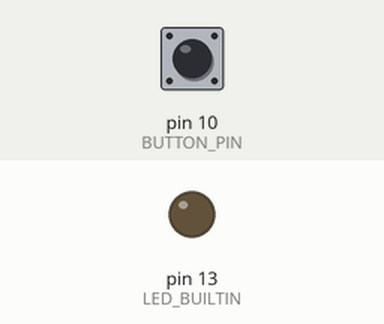
Recording of a sketch running on a simulated Arduino Uno, built with avr-gcc and run on an emulated ATmega328P. Shown: output pins drawn as LEDs (lit = HIGH). Dashed ring = blinking. Inputs (shaded band) come from the test bench; at power-on: pin 10 (BUTTON_PIN) HIGH. What the sketch prints to the serial monitor is not drawn.

Above: at 2.2 s.
2.3 s: pin 10 (BUTTON_PIN) pulled LOW for 1 s
At 2.45 s:
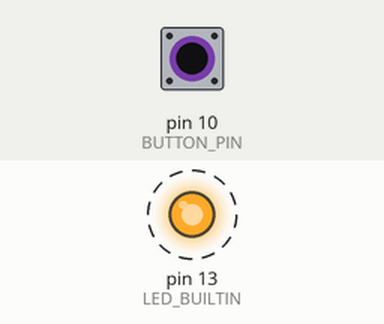
4.8 s: pin 10 (BUTTON_PIN) pulled LOW for 0.15 s
At 6.0 s:
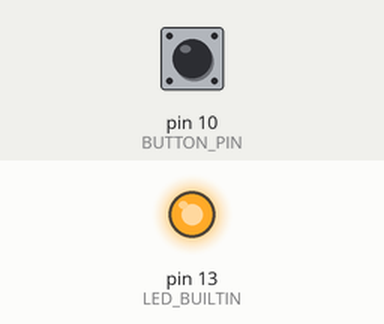
6.4 s: pin 10 (BUTTON_PIN) pulled LOW for 3.2 s
At 10.8 s:
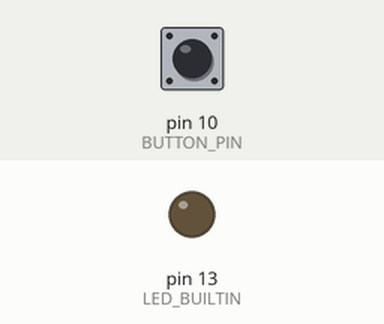
Timing chart, 0 to 12.3 s (numbered marks = the images above; inputs shaded):
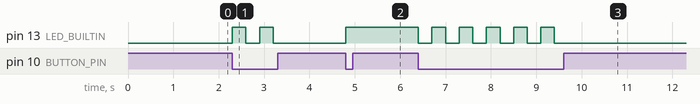

Measured:
- after the input at 2.3 s, pin 13 (LED_BUILTIN): alternates HIGH for 0.30 s and LOW for 0.30 s, 4 changes in all, then stays LOW, starting at once
- after the input at 4.8 s, pin 13 (LED_BUILTIN): LOW → HIGH at once
- after the input at 6.4 s, pin 13 (LED_BUILTIN): alternates HIGH for 0.30 s and LOW for 0.30 s, 11 changes in all, then stays LOW, starting at once

The sketch:

ESP32-03-Button.ino
```cpp
/*
 * ESP32-03-Button
 *
 * Switches the onboard LED on/off when button is pressed
 *
 */

#define BUTTON_PIN 10

//Reverse logic with pullup resistor
#define BUTTON_PRESSED 0
#define BUTTON_OPEN    1

int buttonState = 0;

void setup() {
  Serial.begin(115200);
  delay(1000);
  Serial.println("\n\n* * * * * * * * * *  Button  * * * * * * * * * *\n\n");
  pinMode(BUTTON_PIN, INPUT_PULLUP);
  pinMode(LED_BUILTIN, OUTPUT);
}//setup

void loop() {
  buttonState = digitalRead(BUTTON_PIN);
  if (buttonState == BUTTON_PRESSED) {
    digitalWrite(LED_BUILTIN, !digitalRead(LED_BUILTIN));
    delay(300);
  }//if
}//loop

//EOF
```
